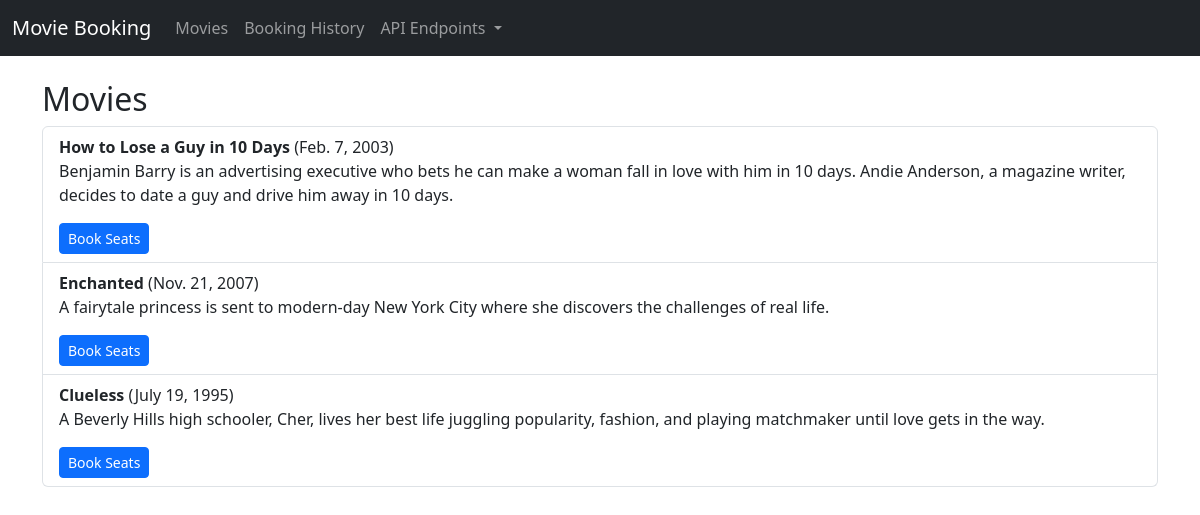
The app's page /, older data.
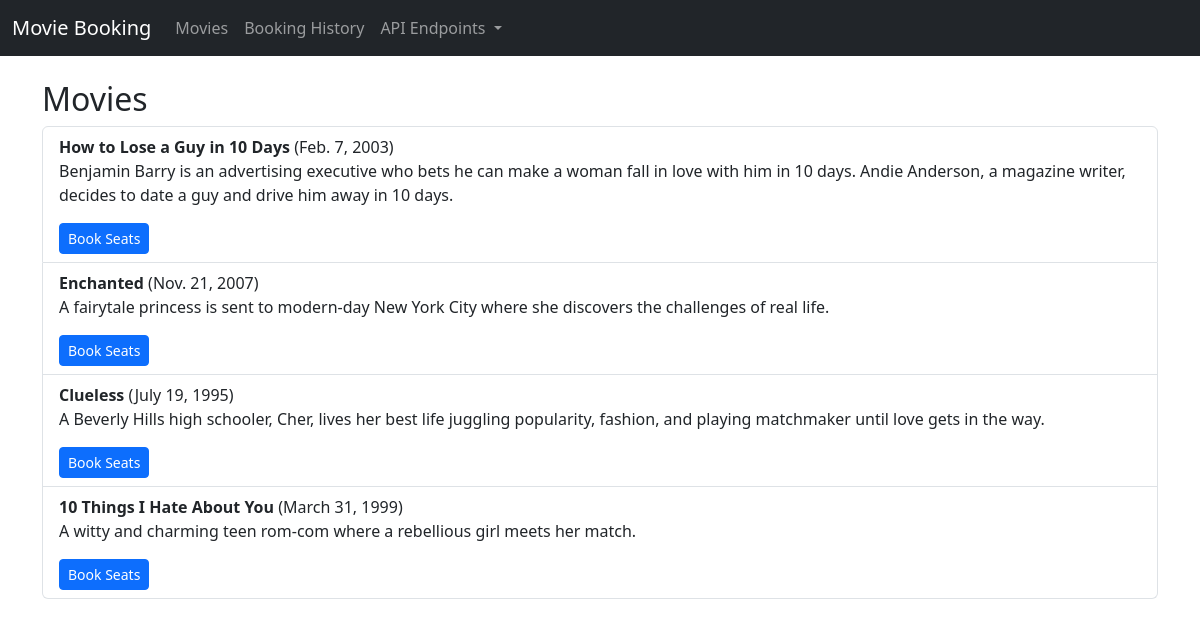
The same page, newer data.
### bookings/models.py (models this page shows, shortened)
class Movie(models.Model):
    title = models.CharField(max_length=200)
    description = models.TextField()
    release_date = models.DateField()
    duration = models.DurationField()

### bookings/views.py (the view)
# urls.py: path('', movie_list, name='movie_list'),
def movie_list(request):
    movies = Movie.objects.all()
    return render(request, 'bookings/movie_list.html', {'movies': movies})

### bookings/templates/bookings/movie_list.html
{% extends "bookings/base.html" %}
{% block content %}
<h2>Movies</h2>
<ul class="list-group">
    {% for movie in movies %}
    <li class="list-group-item">
        <strong>{{ movie.title }}</strong> ({{ movie.release_date }})<br>
        <p>{{ movie.description }}</p>
        {% if "devedu.io" in request.get_host %}
            <a href="/proxy/3000/{% url 'seat_booking' movie.id %}" class="btn btn-primary btn-sm">Book Seats</a>
        {% else %}
            <a href="{% url 'seat_booking' movie.id %}" class="btn btn-primary btn-sm">Book Seats</a>
{% endif %}
    </li>
    {% empty %}
    <li class="list-group-item">No movies available.</li>
    {% endfor %}
</ul>
{% endblock %}

Row changes from the older to the newer data that the page shows:
added Movie: title "10 Things I Hate About You", release_date "March 31, 1999", description "A witty and charming teen rom-com where a rebellious girl meets her match."
